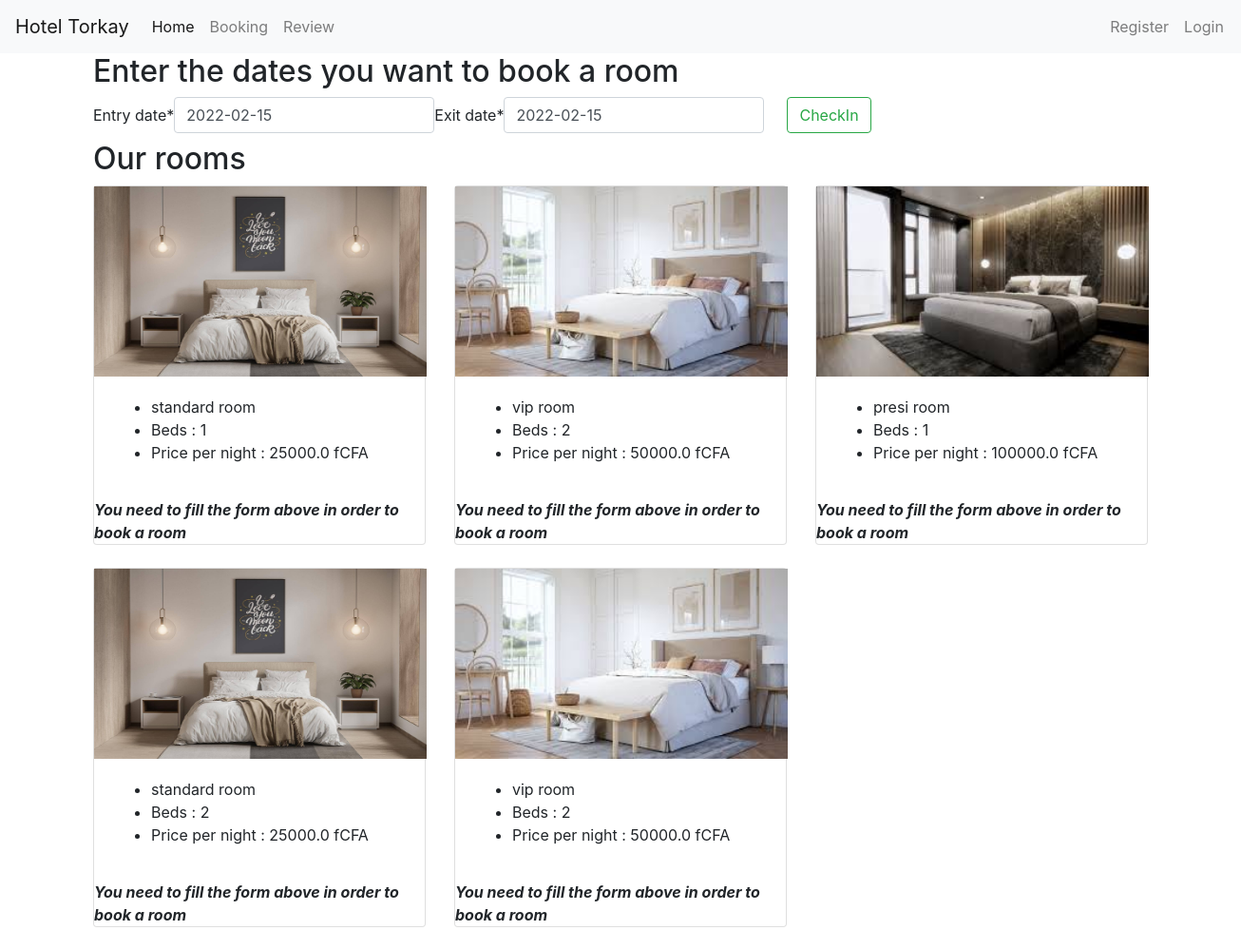
The page / on the database its author committed.
### visitors/models.py (models this page shows, shortened)
class Room(models.Model):
    categories = (('standard', 'Standard'),
                  ('vip', 'VIP'),
                  ('presi', 'Presidentiel'))
    type = models.CharField(choices=categories, max_length=20)
    beds = models.IntegerField()
    price = models.FloatField()
    image = models.ImageField(upload_to='rooms/')

### visitors/views.py (the view)
# urls.py: path('', views.info, name='info'),
def info(request):
	if request.method== 'POST':
		form = AvailabilityCheckForm(request.POST)
		if form.is_valid():
			date_in = form.cleaned_data['entry_date']
			date_out= form.cleaned_data['exit_date']
			rooms_available = Room.objects.exclude(reservation__entry_date__range=[date_in , date_out]).exclude(reservation__exit_date__range=[ date_in, date_out])
			print(rooms_available)
			context={
				'form': AvailabilityCheckForm(),
				'rooms':rooms_available,
				'dateIN':date_in,
				'dateOUT': date_out
			}
			return render(request, 'info.html', context )
	else:
		context= {
			'form': AvailabilityCheckForm(),
			'rooms': Room.objects.all()
		}
		return render(request, 'info.html', context )

### visitors/forms.py
class AvailabilityCheckForm(forms.Form):
    entry_date = forms.DateField(initial=datetime.today())
    exit_date = forms.DateField(initial=datetime.today())

### templates/info.html (shortened to what this page needs)
{% extends 'base.html' %}
{% load crispy_forms_tags %}
{% block content%}
<div class="container">
<h2>Enter the dates you want to book a room</h2>
<form class='form-inline my-2' method="post">
    {{form|crispy}}
    <input class="btn btn-outline-success ml-4" type="submit" value="CheckIn">
</form>
    <h2> Our rooms </h2>
    <div class="row">
        {% for room in rooms %}
        <div class="col-md-4 mb-4">
            <div class="card">
                <div class="card-img">
                    <img src="{{room.image.url}}" width="350" height="200">
                </div>
                <div class="card-body">
                    <ul>
                        <li class="card-text">{{room.type}} room</li>
                        <li class="card-text">Beds : {{room.beds}}</li>
                        <li class="card-text">Price per night : {{room.price}} fCFA </li>
                    </ul>
                </div>
                {% if dateIN %}<a class="btn btn-outline-primary"  href=" {% url 'reservation' dateIN dateOUT room.id %} ">Book this room</a>
                {% else %} <b><i>You need to fill the form above in order to book a room</i></b>
                {% endif %}
            </div>
        </div>
        {% endfor %}
    </div>
</div>
{% endblock %}

### templates/base.html (shortened to what this page needs)
<!DOCTYPE html>
<html lang="en">
<head>
  <link rel="stylesheet" href="https://stackpath.bootstrapcdn.com/bootstrap/4.4.1/css/bootstrap.min.css"></head>
  <link rel="stylesheet" href="https://use.fontawesome.com/releases/v5.3.1/css/all.css">
<body>
<nav class="navbar navbar-expand-lg navbar-light bg-light">
  <a class="navbar-brand" href="#">Hotel Torkay</a>
  <div class="collapse navbar-collapse" id="navbarSupportedContent">
    <ul class="navbar-nav mr-auto">
      <li class="nav-item active">
        <a class="nav-link" href="{% url 'info'  %}">Home <span class="sr-only">(current)</span></a>
      </li>
      <li class="nav-item">
        <a class="nav-link" href="">Booking</a>
      </li>
      <li class="nav-item">
        <a class="nav-link" href="">Review</a>
      </li>
    {% if user.is_authenticated %}
      <li class="nav-item" >
        <a class="nav-link" href="">hey {{user}}
        {% if user.profile.profile_image %}
    <img src="{{ user.profile.profile_image.url }}" width="30" height="30" >
    {% else %} <i class="fa fa-user mx-4"></i></a>
    {% endif %}
      </li>
    <li class="nav-item " style="margin-left:30em;">
        <a class="nav-link" href="{% url 'logout' %}">logout</a>
      </li>
    {% else %}
    <li class="nav-item " style="margin-left:50em;">
        <a class="nav-link" href="">Register</a>
      </li>
    <li class="nav-item ">
        <a class="nav-link" href="{% url 'login' %}">Login</a>
      </li>
    {% endif %}
      </ul>
  </div>
</nav>
{% block content %}{% endblock%}
</body>
</html>

### rows shown on the page
Room: image (picture), type "standard", beds "1", price "25000.0"
Room: image (picture), type "vip", beds "2", price "50000.0"
Room: image (picture), type "presi", beds "1", price "100000.0"
Room: image (picture), type "standard", beds "2", price "25000.0"
Room: image (picture), type "vip", beds "2", price "50000.0"
